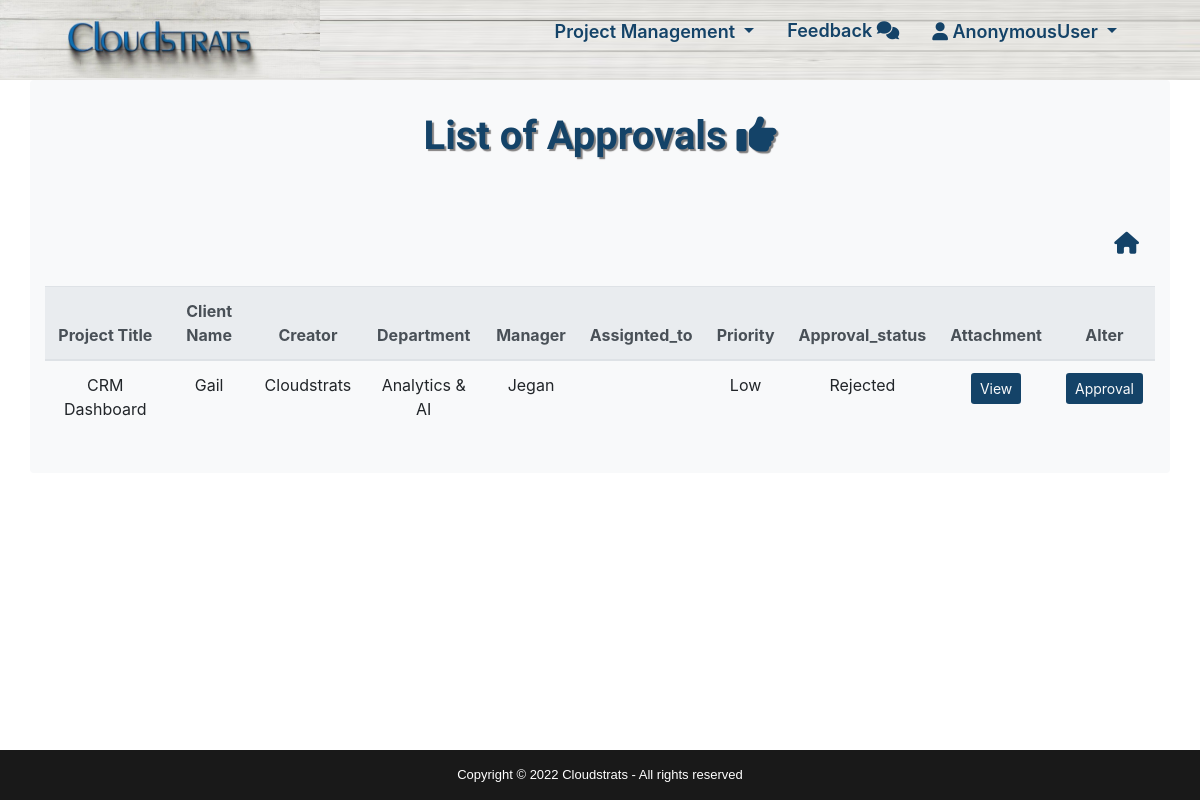
The page /Project_Management/approvallist/ on the database its author committed.
### Project_Management/models.py (models this page shows, shortened)
class Project(models.Model):
    project_title=models.CharField(max_length = 100)
    client_Name= models.CharField(max_length = 100, null=True, blank=True)
    creator= models.CharField(max_length = 100)
    vertical=models.ForeignKey(Vertical,on_delete=models.CASCADE,blank=True)
    CsOwner=models.ForeignKey(User, on_delete=models.CASCADE)
    manager=models.ForeignKey(User, on_delete=models.CASCADE, related_name="project_owner")
    priority=models.IntegerField(choices=PRIORITY_TYPE,default=1,null=True,blank=True)
    project_type=models.IntegerField(choices=PROJECT_TYPE,default=1,null=True,blank=True)
    start_date = models.DateField(null=True,blank=True)
    end_date = models.DateField(null=True,blank=True)
    remark = models.TextField(null=True, blank=True)
    description=models.TextField(null=True,blank=True)
    approval_status=models.IntegerField(choices=APPROVAL_STATUS,default=1,null=True,blank=True)
    project_status=models.IntegerField(choices=PROJECT_STATUS,default=1,null=True,blank=True)
    attachment = models.FileField(upload_to='media')

### accounts/models.py (models this page shows)
class ModelBase(models.Model):
    active = models.BooleanField(default=True)
    user = models.ForeignKey(User, on_delete=models.CASCADE)
    added_date = models.DateTimeField(auto_now_add=True)
    modified_date = models.DateTimeField(auto_now=True)
    class Meta:
        abstract = True

class Vertical(ModelBase):
    name = models.CharField(max_length=50)
    description = models.TextField(null=True, blank=True)
    def __str__(self):
        return self.name

### Project_Management/views.py (the view)
# urls.py: path('Project_Management/approvallist/',views.approvallist), #url For delete the project.
def approvallist(request):
    data = Project.objects.exclude(approval_status=2)
    return render(request,'Projectmanagement/approvallist.html',{'data':data})

### templates/Projectmanagement/approvallist.html (shortened to what this page needs)
{% extends 'base.html' %}
{% load widget_tweaks %}
{% load static %}
{% block nav %}
<div class="collapse navbar-collapse" id="navbarSupportedContent">
    <ul class="navbar-nav ml-auto" style="margin-top: -7px !important;">
        <li class="nav-link nav-item dropdown px-3">
            <span class="btn p-0 dropdown-toggle" type="button" id="dropdownMenuButton" data-toggle="dropdown"
                aria-haspopup="true" aria-expanded="false"
                style="outline: none;font-weight: 600; color: #144368; font-size: 18px;">
                Project Management
            </span>
        </li>
        {% if request.user.is_superuser %}
        <li class="nav-link nav-item px-3">
            <a href="/Project_Management/Reviewdetail"
                style="text-decoration: none; font-weight: 600; color: #144368; font-size: 18px;">
                See Feedback&nbsp;<i class="fa-solid fa-comments"></i>
            </a>
        </li>
        {% else %}
        <li class="nav-link nav-item px-3">
            <a href="/Project_Management/Reviewfun"
                style="text-decoration: none; font-weight: 600; color: #144368; font-size: 18px;">
                Feedback&nbsp;<i class="fa-solid fa-comments"></i>
            </a>
        </li>
        {% endif %}
        <li class="nav-link nav-item dropdown px-3">
            <span class="btn p-0 dropdown-toggle" type="button" id="dropdownMenuButton" data-toggle="dropdown"
                aria-haspopup="true" aria-expanded="false"
                style="outline: none;font-weight: 600; color: #144368; font-size: 18px;">
                <i class="fa-solid fa-user"></i> {{ request.user }}
            </span>
        </li>
    </ul>
    </nav>
{% endblock %}
{% block body %}
<div class="container bg-light rounded py-4" style="margin-top: -9rem !important;">
    <h1 style="color: #144368; font-family: Chivo; text-shadow: 2px 2px 1px #817f7f; font-weight: 700 !important;" class="mt-2 text-center">List of Approvals <i class="fa-solid fa-thumbs-up"></i></h1>
    <div class="row">
        <div class="col-md-2 offset-md-10 mt-5 text-right">
            <a href="/mainpage/" style="color: #144368; font-size: 22px; "><i class="fa fa-home m-3"></i></a>
          </div>
    </div>
        <table class="table text-center table-hover mt-3">
            <thead class="thead-light">
                <tr>
                    <th scope="col">Project Title</th>
                    <th scope="col">Client Name</th>
                    <th scope="col">Creator</th>
                    <th scope="col">Department</th>
                    <th scope="col">Manager</th>
                    <th scope="col">Assignted_to</th>
                    <th scope="col">Priority</th>
                    <th scope="col">Approval_status</th>
                    <th scope="col">Attachment</th>
                    <th scope="col">Alter</th>
                </tr>
            </thead>
            <tbody>
                {% for i in data %}
                <tr>
                    <td scope="row">{{i.project_title}}</td>
                    <td>{{i.client_Name}}</td>
                    <td>{{i.creator}}</td>
                    <td>{{i.vertical}}</td>
                    <td>{{i.manager}}</td>
                    <td>{{i.assignted_to}}</td>
                    <td>{{i.get_priority_display}}</td>
                    <td>{{i.get_approval_status_display}}</td>
                    <td>
                        <a href="{{i.attachment.url}}/" class="btn btn-sm text-light" style="background-color: #144368;" target="_blank">View</a>
                    </td>
                    <td>
                        <a href="/Project_Management/approvalpage/{{i.id}}/">
                                <button type="button" class="btn btn-sm text-light" style="background-color: #144368;">Approval</button>
                        </a>
                    </td>
                </tr>
                {% endfor %}
            </tbody>
        </table>
</div>
{% endblock %}

### static/css/style.css (style rules this page uses)
:root { --color1: #144368; }
body { background-color: #fff; }

### templates/base.html (style rules this page uses)
body::after { content: ''; display: block; height: 50px; }

### rows shown on the page
Project: project_title "CRM Dashboard", client_Name "Gail", creator "Cloudstrats", vertical "Analytics & AI", manager "Jegan", priority "Low", approval_status "Rejected"

### other values the page prints
{{ request.user }} "AnonymousUser"
